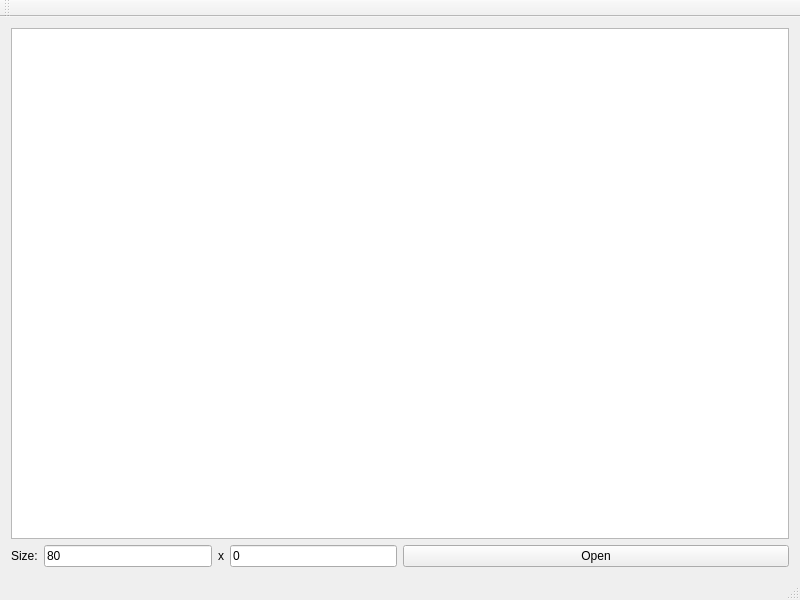
<?xml version="1.0" encoding="UTF-8"?>
<ui version="4.0">
 <class>MainWindow</class>
 <widget class="QMainWindow" name="MainWindow">
  <property name="geometry">
   <rect>
    <x>0</x>
    <y>0</y>
    <width>800</width>
    <height>600</height>
   </rect>
  </property>
  <property name="windowTitle">
   <string>AsciiArtStudioCPP</string>
  </property>
  <widget class="QWidget" name="centralWidget">
   <layout class="QVBoxLayout" name="verticalLayout">
    <item>
     <widget class="QTextEdit" name="textEdit">
      <property name="font">
       <font>
        <family>Monospace</family>
       </font>
      </property>
     </widget>
    </item>
    <item>
     <layout class="QHBoxLayout" name="horizontalLayout_2">
      <item>
       <layout class="QHBoxLayout" name="horizontalLayout">
        <item>
         <widget class="QLabel" name="label">
          <property name="text">
           <string>Size:</string>
          </property>
         </widget>
        </item>
        <item>
         <widget class="QLineEdit" name="lineEdit">
          <property name="inputMethodHints">
           <set>Qt::ImhNone</set>
          </property>
          <property name="text">
           <string>80</string>
          </property>
         </widget>
        </item>
        <item>
         <widget class="QLabel" name="label_2">
          <property name="text">
           <string>x</string>
          </property>
         </widget>
        </item>
        <item>
         <widget class="QLineEdit" name="lineEdit_2">
          <property name="inputMethodHints">
           <set>Qt::ImhNone</set>
          </property>
          <property name="text">
           <string>0</string>
          </property>
         </widget>
        </item>
       </layout>
      </item>
      <item>
       <widget class="QPushButton" name="pushButton">
        <property name="sizePolicy">
         <sizepolicy hsizetype="Expanding" vsizetype="Fixed">
          <horstretch>0</horstretch>
          <verstretch>0</verstretch>
         </sizepolicy>
        </property>
        <property name="text">
         <string>Open</string>
        </property>
       </widget>
      </item>
     </layout>
    </item>
   </layout>
  </widget>
  <widget class="QMenuBar" name="menuBar">
   <property name="geometry">
    <rect>
     <x>0</x>
     <y>0</y>
     <width>800</width>
     <height>26</height>
    </rect>
   </property>
  </widget>
  <widget class="QToolBar" name="mainToolBar">
   <attribute name="toolBarArea">
    <enum>TopToolBarArea</enum>
   </attribute>
   <attribute name="toolBarBreak">
    <bool>false</bool>
   </attribute>
  </widget>
  <widget class="QStatusBar" name="statusBar"/>
 </widget>
 <layoutdefault spacing="6" margin="11"/>
 <resources/>
 <connections/>
</ui>
